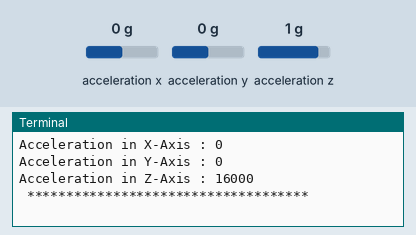
Simulated run of this program. Board: Raspberry Pi (BCM pin numbers). Shown: the last lines printed to the terminal. The test bench sets the inputs (shaded band); at power-on: acceleration x 0 g, acceleration y 0 g, acceleration z 1 g.

Above: at 1.2 s.
1.3 s: acceleration x set to -1.4 g
2.8 s: acceleration y set to -1.4 g
At 4.2 s:
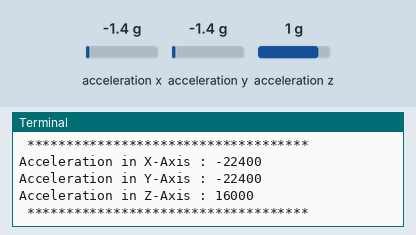
4.3 s: acceleration z set to -1.4 g
At 5.8 s:
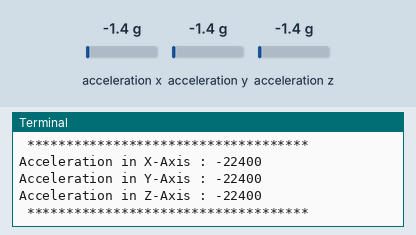

The program:

H3LIS331DL.py
```python
# (licence header left out)
import smbus
import time

# Get I2C bus
bus = smbus.SMBus(1)

# I2C address of the device
H3LIS331DL_DEFAULT_ADDRESS			= 0x18

# H3LIS331DL Register Map
H3LIS331DL_REG_WHOAMI					= 0x0F # Who Am I Register
H3LIS331DL_REG_CTRL1					= 0x20 # Control Register-1
H3LIS331DL_REG_CTRL2					= 0x21 # Control Register-2
H3LIS331DL_REG_CTRL3					= 0x22 # Control Register-3
H3LIS331DL_REG_CTRL4					= 0x23 # Control Register-4
H3LIS331DL_REG_CTRL5					= 0x24 # Control Register-5
H3LIS331DL_REG_REFERENCE				= 0x26 # Reference
H3LIS331DL_REG_STATUS					= 0x27 # Status Register
H3LIS331DL_REG_OUT_X_L					= 0x28 # X-Axis LSB
H3LIS331DL_REG_OUT_X_H					= 0x29 # X-Axis MSB
H3LIS331DL_REG_OUT_Y_L					= 0x2A # Y-Axis LSB
H3LIS331DL_REG_OUT_Y_H					= 0x2B # Y-Axis MSB
H3LIS331DL_REG_OUT_Z_L					= 0x2C # Z-Axis LSB
H3LIS331DL_REG_OUT_Z_H					= 0x2D # Z-Axis MSB

# Accl Datarate configuration
H3LIS331DL_ACCL_PM_PD					= 0x00 # Power down Mode
H3LIS331DL_ACCL_PM_NRMl					= 0x20 # Normal Mode
H3LIS331DL_ACCL_PM_0_5					= 0x40 # Low-Power Mode, ODR = 0.5Hz
H3LIS331DL_ACCL_PM_1					= 0x60 # Low-Power Mode, ODR = 1Hz
H3LIS331DL_ACCL_PM_2					= 0x80 # Low-Power Mode, ODR = 2Hz
H3LIS331DL_ACCL_PM_5					= 0xA0 # Low-Power Mode, ODR = 5Hz
H3LIS331DL_ACCL_PM_10					= 0xC0 # Low-Power Mode, ODR = 10Hz
H3LIS331DL_ACCL_DR_50					= 0x00 # ODR = 50Hz
H3LIS331DL_ACCL_DR_100					= 0x08 # ODR = 100Hz
H3LIS331DL_ACCL_DR_400					= 0x10 # ODR = 400Hz
H3LIS331DL_ACCL_DR_1000					= 0x18 # ODR = 1000Hz

# Accl Data update & Axis configuration
H3LIS331DL_ACCL_LPEN					= 0x00 # Normal Mode, Axis disabled
H3LIS331DL_ACCL_XAXIS					= 0x04 # X-Axis enabled
H3LIS331DL_ACCL_YAXIS					= 0x02 # Y-Axis enabled
H3LIS331DL_ACCL_ZAXIS					= 0x01 # Z-Axis enabled

# Acceleration Full-scale selection
H3LIS331DL_ACCL_BDU_CONT				= 0x00 # Continuous update, Normal Mode, 4-Wire Interface, LSB first
H3LIS331DL_ACCL_BDU_NOT_CONT			= 0x80 # Output registers not updated until MSB and LSB reading
H3LIS331DL_ACCL_BLE_MSB					= 0x40 # MSB first
H3LIS331DL_ACCL_RANGE_400G				= 0x30 # Full scale = +/-400g
H3LIS331DL_ACCL_RANGE_200G				= 0x10 # Full scale = +/-200g
H3LIS331DL_ACCL_RANGE_100G				= 0x00 # Full scale = +/-100g
H3LIS331DL_ACCL_SIM_3					= 0x01 # 3-Wire Interface

class H3LIS331DL():
	def __init__ (self):
		self.select_datarate()
		self.select_data_config()

	def select_datarate(self):
		"""Select the data rate of the accelerometer from the given provided values"""
		DATARATE_CONFIG = (H3LIS331DL_ACCL_PM_NRMl | H3LIS331DL_ACCL_DR_50 | H3LIS331DL_ACCL_XAXIS | H3LIS331DL_ACCL_YAXIS | H3LIS331DL_ACCL_ZAXIS)
		bus.write_byte_data(H3LIS331DL_DEFAULT_ADDRESS, H3LIS331DL_REG_CTRL1, DATARATE_CONFIG)

	def select_data_config(self):
		"""Select the data configuration of the accelerometer from the given provided values"""
		DATA_CONFIG = (H3LIS331DL_ACCL_RANGE_100G | H3LIS331DL_ACCL_BDU_CONT)
		bus.write_byte_data(H3LIS331DL_DEFAULT_ADDRESS, H3LIS331DL_REG_CTRL4, DATA_CONFIG)

	def read_accl(self):
		"""Read data back from H3LIS331DL_REG_OUT_X_L(0x28), 2 bytes
		X-Axis Accl LSB, X-Axis Accl MSB"""
		data0 = bus.read_byte_data(H3LIS331DL_DEFAULT_ADDRESS, H3LIS331DL_REG_OUT_X_L)
		data1 = bus.read_byte_data(H3LIS331DL_DEFAULT_ADDRESS, H3LIS331DL_REG_OUT_X_H)

		xAccl = data1 * 256 + data0
		if xAccl > 32767 :
			xAccl -= 65536

		"""Read data back from H3LIS331DL_REG_OUT_Y_L(0x2A), 2 bytes
		Y-Axis Accl LSB, Y-Axis Accl MSB"""
		data0 = bus.read_byte_data(H3LIS331DL_DEFAULT_ADDRESS, H3LIS331DL_REG_OUT_Y_L)
		data1 = bus.read_byte_data(H3LIS331DL_DEFAULT_ADDRESS, H3LIS331DL_REG_OUT_Y_H)

		yAccl = data1 * 256 + data0
		if yAccl > 32767 :
			yAccl -= 65536

		"""Read data back from H3LIS331DL_REG_OUT_Z_L(0x2C), 2 bytes
		Z-Axis Accl LSB, Z-Axis Accl MSB"""
		data0 = bus.read_byte_data(H3LIS331DL_DEFAULT_ADDRESS, H3LIS331DL_REG_OUT_Z_L)
		data1 = bus.read_byte_data(H3LIS331DL_DEFAULT_ADDRESS, H3LIS331DL_REG_OUT_Z_H)

		zAccl = data1 * 256 + data0
		if zAccl > 32767 :
			zAccl -= 65536

		return {'x' : xAccl, 'y' : yAccl, 'z' : zAccl}

from H3LIS331DL import H3LIS331DL
h3lis331dl = H3LIS331DL()

while True:
	h3lis331dl.select_datarate()
	h3lis331dl.select_data_config()
	time.sleep(0.2)
	accl = h3lis331dl.read_accl()
	print "Acceleration in X-Axis : %d" %(accl['x'])
	print "Acceleration in Y-Axis : %d" %(accl['y'])
	print "Acceleration in Z-Axis : %d" %(accl['z'])
	print " ************************************ "
	time.sleep(1)
```

Measured:
- after the input at 2.8 s, the terminal: prints a new line after 1.0 s (image 1)
- after the input at 4.3 s, the terminal: prints a new line after 0.72 s (image 2)
